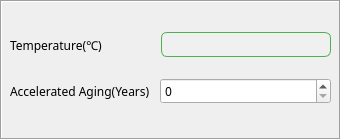
    <widget class="QFrame" name="frame">
     <property name="geometry">
      <rect>
       <x>380</x>
       <y>200</y>
       <width>341</width>
       <height>140</height>
      </rect>
     </property>
     <property name="layoutDirection">
      <enum>Qt::LayoutDirection::LeftToRight</enum>
     </property>
     <property name="frameShape">
      <enum>QFrame::Shape::Box</enum>
     </property>
     <property name="frameShadow">
      <enum>QFrame::Shadow::Sunken</enum>
     </property>
     <widget class="QWidget" name="verticalLayoutWidget_5">
      <property name="geometry">
       <rect>
        <x>0</x>
        <y>20</y>
        <width>341</width>
        <height>97</height>
       </rect>
      </property>
      <layout class="QVBoxLayout" name="verticalLayout_8">
       <property name="leftMargin">
        <number>5</number>
       </property>
       <property name="topMargin">
        <number>5</number>
       </property>
       <property name="rightMargin">
        <number>5</number>
       </property>
       <property name="bottomMargin">
        <number>5</number>
       </property>
       <item>
        <layout class="QHBoxLayout" name="horizontalLayout_Temperature">
         <property name="leftMargin">
          <number>5</number>
         </property>
         <property name="topMargin">
          <number>5</number>
         </property>
         <property name="rightMargin">
          <number>5</number>
         </property>
         <property name="bottomMargin">
          <number>5</number>
         </property>
         <item>
          <widget class="QLabel" name="label_Temperature">
           <property name="sizePolicy">
            <sizepolicy hsizetype="Fixed" vsizetype="Preferred">
             <horstretch>0</horstretch>
             <verstretch>0</verstretch>
            </sizepolicy>
           </property>
           <property name="font">
            <font>
             <family>Microsoft JhengHei</family>
             <pointsize>9</pointsize>
             <fontweight>Medium</fontweight>
            </font>
           </property>
           <property name="text">
            <string>Temperature(℃)</string>
           </property>
          </widget>
         </item>
         <item>
          <spacer name="horizontalSpacer_9">
           <property name="orientation">
            <enum>Qt::Orientation::Horizontal</enum>
           </property>
           <property name="sizeType">
            <enum>QSizePolicy::Policy::Fixed</enum>
           </property>
           <property name="sizeHint" stdset="0">
            <size>
             <width>53</width>
             <height>30</height>
            </size>
           </property>
          </spacer>
         </item>
         <item>
          <widget class="QLineEdit" name="lineEdit_Temperature">
           <property name="sizePolicy">
            <sizepolicy hsizetype="Preferred" vsizetype="Fixed">
             <horstretch>0</horstretch>
             <verstretch>0</verstretch>
            </sizepolicy>
           </property>
           <property name="font">
            <font>
             <family>Microsoft JhengHei</family>
             <pointsize>9</pointsize>
             <bold>false</bold>
            </font>
           </property>
           <property name="cursor">
            <cursorShape>IBeamCursor</cursorShape>
           </property>
           <property name="focusPolicy">
            <enum>Qt::FocusPolicy::ClickFocus</enum>
           </property>
           <property name="contextMenuPolicy">
            <enum>Qt::ContextMenuPolicy::DefaultContextMenu</enum>
           </property>
           <property name="autoFillBackground">
            <bool>false</bool>
           </property>
           <property name="styleSheet">
            <string notr="true">QLineEdit {
    border: 1px solid #4CAF50;   /* 绿色边框 */
    border-radius: 6px;          /* 圆角半径 */
    padding: 2px 6px;            /* 内边距，让文字不贴边 */
    background-color: #F0F0F0;   /* 背景颜色 */
}
</string>
           </property>
           <property name="inputMethodHints">
            <set>Qt::InputMethodHint::ImhHiddenText</set>
           </property>
           <property name="alignment">
            <set>Qt::AlignmentFlag::AlignCenter</set>
           </property>
           <property name="readOnly">
            <bool>false</bool>
           </property>
          </widget>
         </item>
        </layout>
       </item>
       <item>
        <layout class="QHBoxLayout" name="horizontalLayout_AcceleratedAging">
         <property name="leftMargin">
          <number>5</number>
         </property>
         <property name="topMargin">
          <number>5</number>
         </property>
         <property name="rightMargin">
          <number>5</number>
         </property>
         <property name="bottomMargin">
          <number>5</number>
         </property>
         <item>
          <widget class="QLabel" name="label_AcceleratedAging">
           <property name="sizePolicy">
            <sizepolicy hsizetype="Fixed" vsizetype="Preferred">
             <horstretch>0</horstretch>
             <verstretch>0</verstretch>
            </sizepolicy>
           </property>
           <property name="font">
            <font>
             <family>Microsoft JhengHei</family>
             <pointsize>9</pointsize>
             <fontweight>Medium</fontweight>
            </font>
           </property>
           <property name="text">
            <string>Accelerated Aging(Years)</string>
           </property>
          </widget>
         </item>
         <item>
          <spacer name="horizontalSpacer_10">
           <property name="orientation">
            <enum>Qt::Orientation::Horizontal</enum>
           </property>
           <property name="sizeType">
            <enum>QSizePolicy::Policy::Fixed</enum>
           </property>
           <property name="sizeHint" stdset="0">
            <size>
             <width>4</width>
             <height>30</height>
            </size>
           </property>
          </spacer>
         </item>
         <item>
          <widget class="QSpinBox" name="spinBox_AcceleratedAging">
           <property name="sizePolicy">
            <sizepolicy hsizetype="Preferred" vsizetype="Fixed">
             <horstretch>0</horstretch>
             <verstretch>0</verstretch>
            </sizepolicy>
           </property>
           <property name="font">
            <font>
             <family>Microsoft JhengHei</family>
             <pointsize>9</pointsize>
             <fontweight>Medium</fontweight>
            </font>
           </property>
           <property name="focusPolicy">
            <enum>Qt::FocusPolicy::ClickFocus</enum>
           </property>
           <property name="styleSheet">
            <string notr="true"/>
           </property>
           <property name="alignment">
            <set>Qt::AlignmentFlag::AlignLeading|Qt::AlignmentFlag::AlignLeft|Qt::AlignmentFlag::AlignVCenter</set>
           </property>
           <property name="minimum">
            <number>0</number>
           </property>
           <property name="maximum">
            <number>10</number>
           </property>
           <property name="value">
            <number>0</number>
           </property>
          </widget>
         </item>
        </layout>
       </item>
      </layout>
     </widget>
    </widget>
